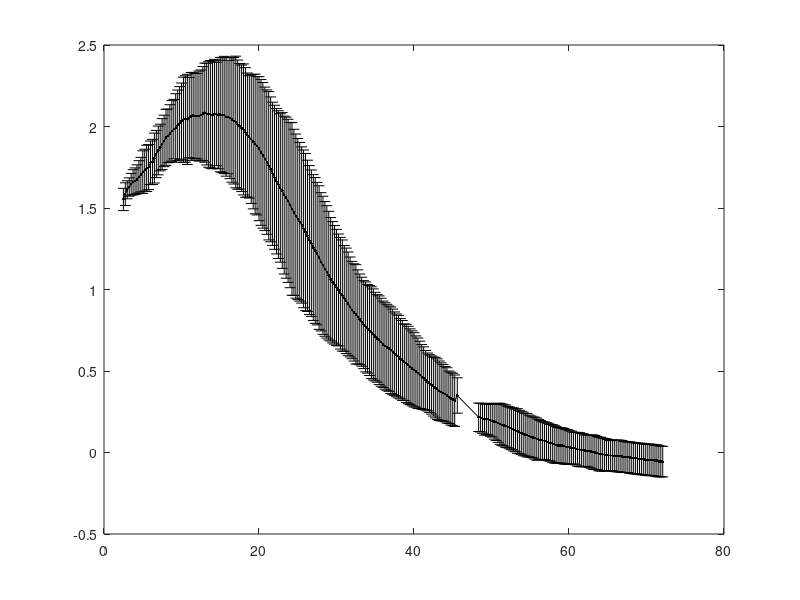

Reproduce this figure in MATLAB. (Note: this script raises an error after producing the figure.)
%%% Estimation of beta parameter only

close all;
clear all;

% Define global variables for the model parameters
global K MOI_ICI omega alfa gamma

% Load experimental data for tumor-only condition from 2.5h to 72h
T_point = load('Data/Data_extract_041122/Time_OV03.txt');  % Time points (in hours)
PBT030_Y1 = load('Data/Data_extract_041122/PBT030_OV03_Y1.txt');  % Tumor data Y1
PBT030_Y2 = load('Data/Data_extract_041122/PBT030_OV03_Y2.txt');  % Tumor data Y2
PBT030_Y3 = load('Data/Data_extract_041122/PBT030_OV03_Y3.txt');  % Tumor data Y3

% Calculate the average tumor data across three measurements (Y1, Y2, Y3)
PBT030_ave = mean([PBT030_Y1 PBT030_Y2 PBT030_Y3], 2);

% Plot the experimental tumor data with error bars
figure(2);
plot(T_point, PBT030_ave, 'k-', 'LineWidth', 0.5);
hold on;
for i = 1:size(T_point)
    err(i) = max([PBT030_Y1(i), PBT030_Y2(i), PBT030_Y3(i)]) - min([PBT030_Y1(i), PBT030_Y2(i), PBT030_Y3(i)]);
end
errorbar(T_point, PBT030_ave, err, 'k.', 'LineWidth', 0.1);

% Set initial conditions for the ODE solver
time = T_point;
T_0 = PBT030_ave(1);
I_0 = 0;
V_0 = 0.03;
Init = [T_0; I_0; V_0];

% Load the optimized tumor carrying capacity (K)
load('K_opt_Tonly.mat', 'K_opt');
K = K_opt;  % Tumor carrying capacity

% Set model parameters
MOI_ICI = 25;  % Burst size
omega = 0.05;    % Virus clearance rate (1/h) from Hillen et al. 2023

% Load the average parameter values for alfa and gamma
load('Mean_alfabetagamma_002.mat', 'alfa_ave_002', 'gamma_ave_002');
load('Mean_alfabetagamma_0008.mat', 'alfa_ave_0008', 'gamma_ave_0008');
load('Mean_alfabetagamma_03.mat', 'alfa_ave_03', 'gamma_ave_03');

% Average the parameters across different experimental datasets
alfa = mean([alfa_ave_002, alfa_ave_0008, alfa_ave_03]);
gamma = mean([gamma_ave_002, gamma_ave_0008, gamma_ave_03]);

% Initial guess for the beta parameter (infection rate)
beta_0 = 0.1;
x0 = beta_0;

% Set options for the particle swarm optimization
options = optimoptions('particleswarm', 'SwarmSize', 200, 'FunctionTolerance', 1e-10, ...
    'HybridFcn', @fmincon, 'MaxIterations', 500, 'ObjectiveLimit', 1e-10, ...
    'InitialSwarmMatrix', x0, 'PlotFcn', @pswplotbestf);

% Set lower and upper bounds for beta parameter
lb = 0;
ub = 10;
nvar = 1;  % Number of variables (just beta)

% Define the objective function for parameter estimation
fun = @fun_beta_PS;

% Run the particle swarm optimization to estimate the optimal beta parameter
[x, fval, exitflag, output] = particleswarm(fun, nvar, lb, ub, options);

% Display the results of the optimization
fprintf('particleswarm reached the value %f using %d function evaluations.\n', fval, output.funccount);

% Extract the optimal beta parameter from the optimization result
beta_opt = x(1);

% Solve the ODEs using the optimal beta parameter
[t, y] = ode23(@(t, y) TumorOV(t, y, [alfa, K, beta_opt, gamma, omega]), time, Init, []);
hold on;

% Plot the model simulation results
figure(2);
plot(t, y(:, 1) + y(:, 2), 'r', t, y(:, 3) / MOI_ICI, 'b', 'LineWidth', 2);

% Set plot limits and labels
xlim([0, 72]);
ylim([0, 6]);
legend('Tumor cells + Infected cells', 'Oncolytic Virus (normalized)', 'Location', 'best');
xlabel('Time (hours)');
ylabel('ICIs');
title('MOI 0.03');
axis square;

% Save the optimal beta parameter
save('beta_opt_OV03_c25.mat', 'beta_opt');

% Objective function for particle swarm optimization
function SSE = fun_beta_PS(x)

global K omega gamma alfa

% Load experimental data
T_point = load('Data/Data_extract_041122/Time_OV03.txt');
PBT030_Y1 = load('Data/Data_extract_041122/PBT030_OV03_Y1.txt');
PBT030_Y2 = load('Data/Data_extract_041122/PBT030_OV03_Y2.txt');
PBT030_Y3 = load('Data/Data_extract_041122/PBT030_OV03_Y3.txt');
PBT030_ave = mean([PBT030_Y1, PBT030_Y2, PBT030_Y3], 2);

xdata = T_point;
ydata = PBT030_ave;

% Extract beta from the optimization variable
beta = x(1);

% Set parameters for the model
par = [alfa, K, beta, gamma, omega];
T_0 = PBT030_ave(1);
I_0 = 0;
V_0 = 0.03;
Init = [T_0; I_0; V_0];

% Solve the model ODEs
[t, y] = ode45(@(t, y) TumorOV(t, y, par), xdata, Init, []);

% Calculate the sum of squared errors (SSE)
SSE = sum((ydata - (y(:, 1) + y(:, 2))).^2);

end

% Tumor-immune-virus model ODEs
function [dydt] = TumorOV(t, y, par)

global MOI_ICI

% Extract model parameters
alfa = par(1);
K = par(2);
beta = par(3);
gamma = par(4);
omega = par(5);

% Extract state variables: tumor cells (T), infected cells (I), virus (V)
T = y(1);
I = y(2);
V = y(3);

% Tumor growth and infection dynamics
dTdt = alfa * T * (1 - (T + I) / K) - beta * T * V;  % Tumor cell dynamics
dIdt = beta * T * V - gamma * I;  % Infected cell dynamics
dVdt = MOI_ICI * gamma * I - omega * V;  % Virus dynamics

% Return the derivatives
dydt = [dTdt; dIdt; dVdt];

end